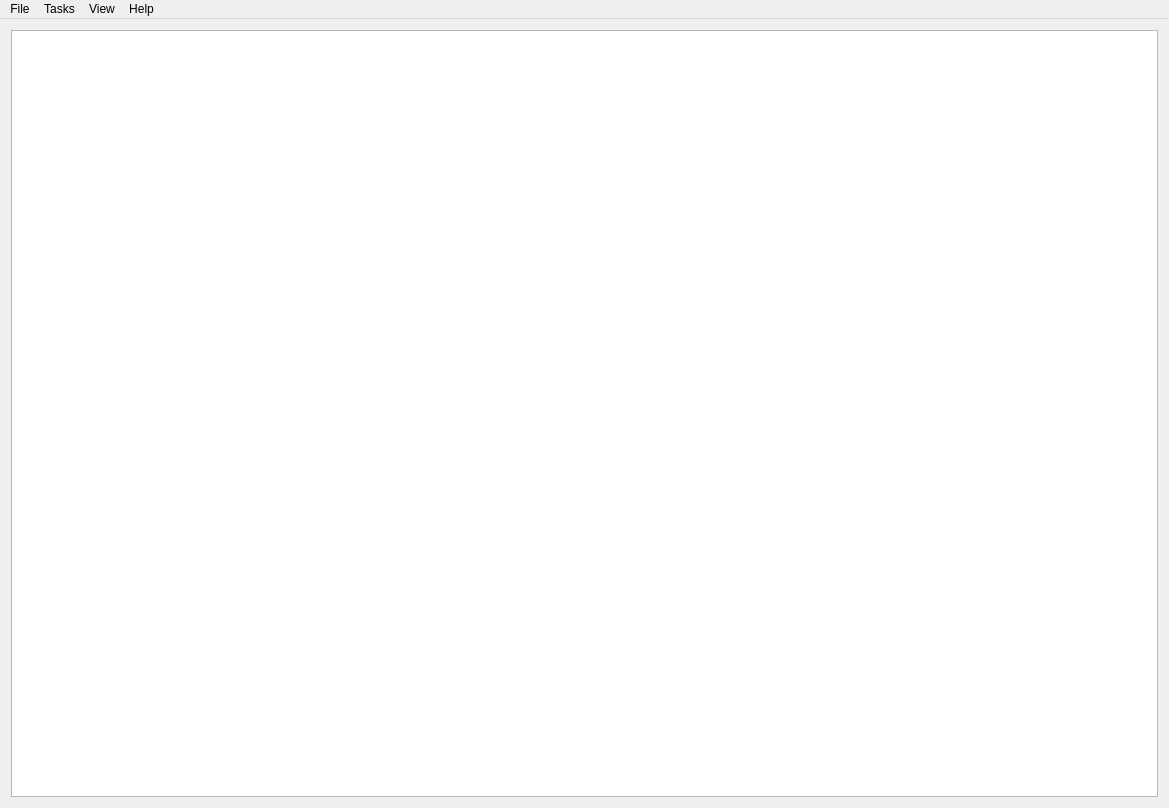
<?xml version="1.0" encoding="UTF-8"?>
<ui version="4.0">
 <class>MainWindowClass</class>
 <widget class="QMainWindow" name="MainWindowClass">
  <property name="geometry">
   <rect>
    <x>0</x>
    <y>0</y>
    <width>1169</width>
    <height>808</height>
   </rect>
  </property>
  <property name="sizePolicy">
   <sizepolicy hsizetype="Preferred" vsizetype="Preferred">
    <horstretch>0</horstretch>
    <verstretch>0</verstretch>
   </sizepolicy>
  </property>
  <property name="windowTitle">
   <string>Foucault2</string>
  </property>
  <property name="windowIcon">
   <iconset resource="Foucault2.qrc">
    <normaloff>:/Foucault2/Foucault2.ico</normaloff>:/Foucault2/Foucault2.ico</iconset>
  </property>
  <widget class="QWidget" name="centralWidget">
   <layout class="QGridLayout" name="gridLayout">
    <item row="0" column="0">
     <widget class="QGraphicsView" name="viewTimelines">
      <property name="dragMode">
       <enum>QGraphicsView::ScrollHandDrag</enum>
      </property>
     </widget>
    </item>
   </layout>
  </widget>
  <widget class="QMenuBar" name="menuBar">
   <property name="geometry">
    <rect>
     <x>0</x>
     <y>0</y>
     <width>1169</width>
     <height>21</height>
    </rect>
   </property>
   <widget class="QMenu" name="menuFile">
    <property name="title">
     <string>File</string>
    </property>
    <addaction name="actionNew"/>
    <addaction name="actionLoad"/>
    <addaction name="actionImport"/>
    <addaction name="actionSave"/>
    <addaction name="actionSave_as"/>
    <addaction name="actionClose"/>
    <addaction name="separator"/>
    <addaction name="actionPrint"/>
    <addaction name="actionQuit"/>
   </widget>
   <widget class="QMenu" name="menuAdd_Task">
    <property name="title">
     <string>Tasks</string>
    </property>
    <addaction name="actionWork"/>
    <addaction name="actionAdd_comment"/>
    <addaction name="separator"/>
    <addaction name="actionNew_Couder_Screen"/>
    <addaction name="actionNew_Couder_Measure"/>
    <addaction name="separator"/>
    <addaction name="actionNew_Hartmann_Screen"/>
    <addaction name="actionAdd_Hartmann_Measure"/>
    <addaction name="separator"/>
    <addaction name="actionDiscard_last_task"/>
   </widget>
   <widget class="QMenu" name="menuHelp">
    <property name="title">
     <string>Help</string>
    </property>
    <addaction name="actionAbout"/>
   </widget>
   <widget class="QMenu" name="menuDisplay">
    <property name="title">
     <string>View</string>
    </property>
    <addaction name="actionShow_mirror_both_side"/>
    <addaction name="actionShow_Colors"/>
    <addaction name="actionShow_smooth_curves"/>
    <addaction name="separator"/>
    <addaction name="actionDisplay_Compact"/>
    <addaction name="actionDisplay_Normal"/>
    <addaction name="actionDisplay_Details"/>
    <addaction name="actionDisplay_Full"/>
    <addaction name="separator"/>
    <addaction name="actionZoom_in"/>
    <addaction name="actionZoom_out"/>
   </widget>
   <addaction name="menuFile"/>
   <addaction name="menuAdd_Task"/>
   <addaction name="menuDisplay"/>
   <addaction name="menuHelp"/>
  </widget>
  <action name="actionQuit">
   <property name="text">
    <string>Quit</string>
   </property>
  </action>
  <action name="actionAbout">
   <property name="text">
    <string>About...</string>
   </property>
  </action>
  <action name="actionLoad">
   <property name="text">
    <string>Open...</string>
   </property>
  </action>
  <action name="actionSave">
   <property name="text">
    <string>Save</string>
   </property>
  </action>
  <action name="actionSave_as">
   <property name="text">
    <string>Save as...</string>
   </property>
  </action>
  <action name="actionClose">
   <property name="text">
    <string>Close</string>
   </property>
  </action>
  <action name="actionNew">
   <property name="text">
    <string>New...</string>
   </property>
  </action>
  <action name="actionAdd_comment">
   <property name="enabled">
    <bool>false</bool>
   </property>
   <property name="text">
    <string>Comment</string>
   </property>
  </action>
  <action name="actionGlobal_settings">
   <property name="enabled">
    <bool>false</bool>
   </property>
   <property name="text">
    <string>Global Settings</string>
   </property>
  </action>
  <action name="actionNew_Couder_Screen">
   <property name="enabled">
    <bool>false</bool>
   </property>
   <property name="text">
    <string>Foucault Screen</string>
   </property>
  </action>
  <action name="actionNew_Couder_Measure">
   <property name="enabled">
    <bool>false</bool>
   </property>
   <property name="text">
    <string>Foucault Measure</string>
   </property>
  </action>
  <action name="actionNew_Hartmann_Screen">
   <property name="enabled">
    <bool>false</bool>
   </property>
   <property name="text">
    <string>Hartmann Screen</string>
   </property>
  </action>
  <action name="actionAdd_Hartmann_Measure">
   <property name="enabled">
    <bool>false</bool>
   </property>
   <property name="text">
    <string>Hartmann Measure</string>
   </property>
  </action>
  <action name="actionAdd_Bath_Measure">
   <property name="enabled">
    <bool>false</bool>
   </property>
   <property name="text">
    <string>Bath Measure</string>
   </property>
  </action>
  <action name="actionPrint">
   <property name="text">
    <string>Print...</string>
   </property>
  </action>
  <action name="actionImport">
   <property name="text">
    <string>Import...</string>
   </property>
  </action>
  <action name="actionShow_mirror_both_side">
   <property name="checkable">
    <bool>true</bool>
   </property>
   <property name="checked">
    <bool>true</bool>
   </property>
   <property name="text">
    <string>Show mirror both side</string>
   </property>
  </action>
  <action name="actionWork">
   <property name="enabled">
    <bool>false</bool>
   </property>
   <property name="text">
    <string>Work</string>
   </property>
  </action>
  <action name="actionShow_Colors">
   <property name="checkable">
    <bool>true</bool>
   </property>
   <property name="text">
    <string>Show Colors</string>
   </property>
  </action>
  <action name="actionDisplay_Compact">
   <property name="checkable">
    <bool>true</bool>
   </property>
   <property name="text">
    <string>Compact View</string>
   </property>
  </action>
  <action name="actionDisplay_Normal">
   <property name="checkable">
    <bool>true</bool>
   </property>
   <property name="checked">
    <bool>true</bool>
   </property>
   <property name="text">
    <string>Normal View</string>
   </property>
  </action>
  <action name="actionDisplay_Details">
   <property name="checkable">
    <bool>true</bool>
   </property>
   <property name="text">
    <string>Detailed View</string>
   </property>
  </action>
  <action name="actionShow_smooth_curves">
   <property name="checkable">
    <bool>true</bool>
   </property>
   <property name="enabled">
    <bool>true</bool>
   </property>
   <property name="text">
    <string>Show smooth curves</string>
   </property>
  </action>
  <action name="actionZoom_in">
   <property name="text">
    <string>Zoom in</string>
   </property>
   <property name="shortcut">
    <string>Ctrl++</string>
   </property>
  </action>
  <action name="actionZoom_out">
   <property name="text">
    <string>Zoom out</string>
   </property>
   <property name="shortcut">
    <string>Ctrl+-</string>
   </property>
  </action>
  <action name="actionDiscard_last_task">
   <property name="enabled">
    <bool>false</bool>
   </property>
   <property name="text">
    <string>Delete last task</string>
   </property>
  </action>
  <action name="actionDisplay_Full">
   <property name="checkable">
    <bool>true</bool>
   </property>
   <property name="text">
    <string>Full View</string>
   </property>
  </action>
 </widget>
 <layoutdefault spacing="6" margin="11"/>
 <resources>
  <include location="Foucault2.qrc"/>
 </resources>
 <connections/>
</ui>
